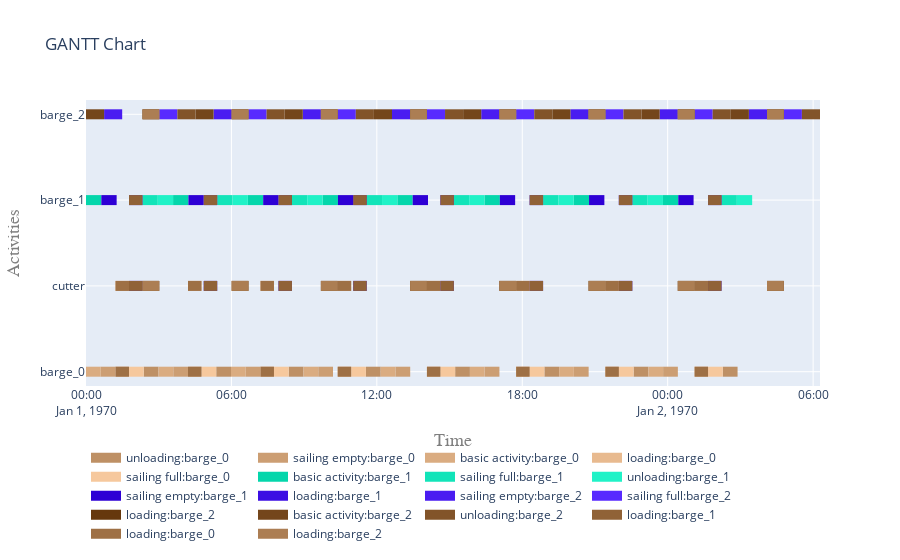

The notebook cell saved with this chart:
### Code cell
fig = plot.get_gantt_chart([*vessels.values()], id_map=id_map)
